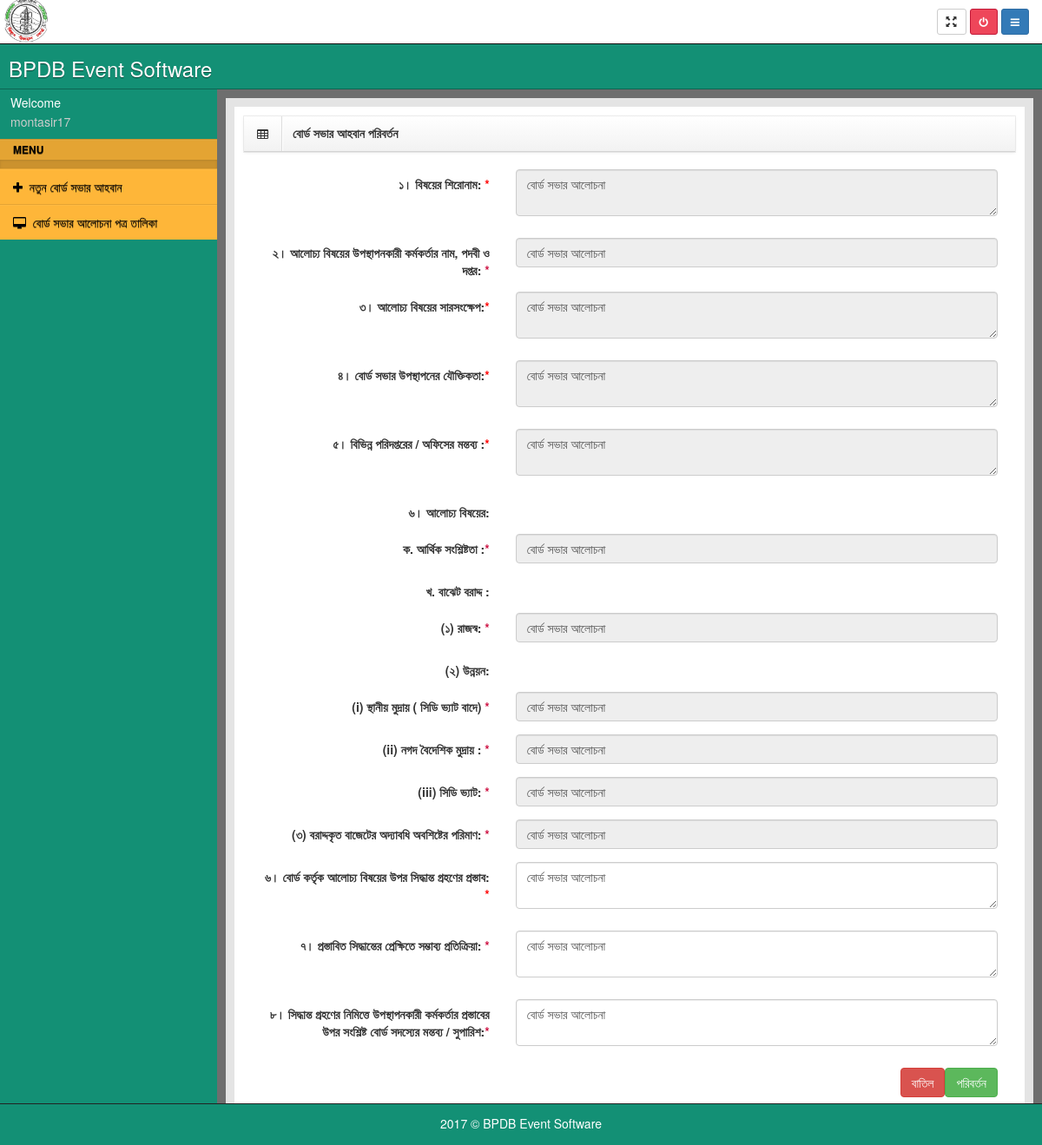
/index.php?page=edit_app&id=2 (signed in), run on the app's committed database.
### tables this page shows
CREATE TABLE `application` (
  `id` int(11) NOT NULL,
  `user_id` int(11) DEFAULT NULL,
  `m_id` int(11) DEFAULT '0',
  `subject` text,
  `profile` varchar(255) DEFAULT NULL,
  `summary` text,
  `prove` text,
  `pcomment` text,
  `money` varchar(255) DEFAULT NULL,
  `raj` varchar(255) DEFAULT NULL,
  `currency` varchar(255) DEFAULT NULL,
  `usd` varchar(255) DEFAULT NULL,
  `vat` varchar(255) DEFAULT NULL,
  `budget` varchar(255) DEFAULT NULL,
  `apply` text,
  `reaction` text,
  `bcomment` text,
  `modified` int(11) DEFAULT NULL,
  `created` int(11) DEFAULT NULL
);

### view/edit_app.php (the view, shortened to what this page needs)
<div id="content">
                    <div class="outer">
                        <div class="inner bg-light lter">
<?php if($_GET['id']!=''){
						$stmt3 = $db->prepare('SELECT * FROM application where id= :com_ && user_id=:user_id ');
						$stmt3->execute(array(':com_' => $_GET['id'],':user_id'=> $_SESSION['user_id']));
						$stmt3->setFetchMode(PDO::FETCH_ASSOC);
						$row3 = $stmt3->fetch();
						?>
						<div class="box">
							<header>
								<div class="icons"><i class="fa fa-table"></i></div>
								<h5>বোর্ড সভার আহবান পরিবর্তন</h5>
							</header>
						<div class="col-md-12" style="padding:20px;">
								<form class="form-horizontal" method="post" action="" name="form" enctype="multipart/form-data">
										<div class="form-group">
												<label class="col-md-4 control-label" for="detail">১। বিষয়ের শিরোনাম: <span style="color:#F00;">*</span></label>
												  <div class="col-md-8">
													<p><textarea name="subject" id="editorial" class="form-control" readonly><?php echo $row3['subject'];?></textarea></p>
												  </div>
											  </div>
										<div class="form-group">
											<label class="col-md-4 control-label" for="event_id">২। আলোচ্য বিষয়ের উপস্থাপনকারী কর্মকর্তার নাম, পদবী ও দপ্তর: <span style="color:#CD1142;">*</span></label>
											<div class="col-md-8">
											<input id="title" name="profile" type="text"  class="form-control input-md" required value="<?php echo $row3['profile'];?>" readonly>
											</div>
										</div>
										<div class="form-group">
												<label class="col-md-4 control-label" for="detail">৩। আলোচ্য বিষয়ের সারসংক্ষেপ:<span style="color:#F00;">*</span></label>
												  <div class="col-md-8">
													<p><textarea name="summary" id="editorial" class="form-control" readonly><?php echo $row3['summary'];?></textarea></p>
												  </div>
											  </div>
										<div class="form-group">
												<label class="col-md-4 control-label" for="detail">৪। বোর্ড সভার উপস্থাপনের যৌক্তিকতা:<span style="color:#F00;">*</span></label>
												  <div class="col-md-8">
													<p><textarea name="prove" id="editorial" class="form-control" readonly><?php echo $row3['prove'];?></textarea></p>
												  </div>
											  </div>
										<div class="form-group">
												<label class="col-md-4 control-label" for="detail">৫। বিভিন্ন পরিদপ্তরের / অফিসের মন্তব্য :<span style="color:#F00;">*</span></label>
												  <div class="col-md-8">
													<p><textarea name="pcomment" id="editorial" class="form-control" readonly><?php echo $row3['pcomment'];?></textarea></p>
												  </div>
											  </div>
										<div class="form-group">
											<label class="col-md-4 control-label" for="event_id">৬। আলোচ্য বিষয়ের: </label>
											<div class="col-md-8"></div>
										</div>
										<div class="form-group">
											<label class="col-md-4 control-label" for="event_id">ক. আর্থিক সংশ্লিষ্টতা :<span style="color:#CD1142;">*</span>
											</label>
											<div class="col-md-8">
											<input id="title" name="money" type="text"  class="form-control input-md" required value="<?php echo $row3['money'];?>" readonly>
											</div>
										</div>
										<div class="form-group">
											<label class="col-md-4 control-label" for="event_id">খ. বাঝেট বরাদ্দ : </label>
											<div class="col-md-8"></div>
										</div>
										<div class="form-group">
											<label class="col-md-4 control-label" for="event_id">(১) রাজস্ব:  <span style="color:#CD1142;">*</span></label>
											<div class="col-md-8">
											<input id="title" name="raj" type="text"  class="form-control input-md" required value="<?php echo $row3['raj'];?>" readonly>
											</div>
										</div>
										<div class="form-group">
											<label class="col-md-4 control-label" for="event_id">(২) উন্নয়ন:  </label>
											<div class="col-md-8"></div>
										</div>
										<div class="form-group">
											<label class="col-md-4 control-label" for="event_id">(i) স্থানীয় মুদ্রায় ( সিডি ভ্যাট বাদে) <span style="color:#CD1142;">*</span></label>
											<div class="col-md-8">
											<input id="title" name="currency" type="text"  class="form-control input-md" required value="<?php echo $row3['currency'];?>" readonly>
											</div>
										</div>
										<div class="form-group">
											<label class="col-md-4 control-label" for="event_id">(ii) নগদ বৈদেশিক মুদ্রায় : <span style="color:#CD1142;">*</span></label>
											<div class="col-md-8">
											<input id="title" name="usd" type="text"  class="form-control input-md" required value="<?php echo $row3['usd'];?>" readonly>
											</div>
										</div>
										<div class="form-group">
											<label class="col-md-4 control-label" for="event_id">(iii) সিডি ভ্যাট: <span style="color:#CD1142;">*</span></label>
											<div class="col-md-8">
											<input id="title" name="vat" type="text"  class="form-control input-md" required value="<?php echo $row3['vat'];?>" readonly>
											</div>
										</div>
										<div class="form-group">
											<label class="col-md-4 control-label" for="event_id">(৩) বরাদ্দকৃত বাজেটের অদ্যাবধি অবশিষ্টের পরিমাণ:  <span style="color:#CD1142;">*</span></label>
											<div class="col-md-8">
											<input id="title" name="budget" type="text"  class="form-control input-md" required value="<?php echo $row3['budget'];?>" readonly>
											</div>
										</div>
										<div class="form-group">
												<label class="col-md-4 control-label" for="detail" > ৬। বোর্ড কর্তৃক আলোচ্য বিষয়ের উপর  সিদ্ধান্ত গ্রহণের প্রস্তাব: <span style="color:#F00;">*</span></label>
												  <div class="col-md-8">
													<p><textarea name="apply" id="editorial" class="form-control" ><?php echo $row3['apply'];?></textarea></p>
												  </div>
											  </div>
										<div class="form-group">
											<label class="col-md-4 control-label" for="event_id">৭। প্রস্তাবিত সিদ্ধান্তের প্রেক্ষিতে সম্ভাব্য প্রতিক্রিয়া: <span style="color:#CD1142;">*</span></label>
											<div class="col-md-8">
											<p><textarea name="reaction" id="editorial" class="form-control" ><?php echo $row3['reaction'];?></textarea></p>
											</div>
										</div>
										<div class="form-group">
											<label class="col-md-4 control-label" for="event_id">৮। সিদ্ধান্ত গ্রহণের নিমিত্তে উপস্থাপনকারী কর্মকর্তার প্রস্তাবের উপর সংশ্লিষ্ট বোর্ড সদস্যের মন্তব্য / সুপারিশ:<span style="color:#CD1142;">*</span></label>
											<div class="col-md-8">
											<p><textarea name="bcomment" id="editorial" class="form-control" ><?php echo $row3['bcomment'];?></textarea></p>
											</div>
										</div>
										<div class="form-group">
												  <div class="col-md-12" align="right">
													<a href="index.php?page=user_list"><input type="button" name="cancel" align="right pull-right" value="বাতিল" class="btn btn-danger btnw"/></a>
												 <button type="submit"  name="update" value="content" class="btn btn-md btn-success pull-right btnw">পরিবর্তন</button>
												  </div>
											  </div>
								</form>
								</div>
								</div>
<?  } ?>
</div>
						</div>
            </div>

### assets/css/main.css (style rules this page uses)
body { transition: all 0.3s ease-in-out; }
html { position: relative; min-height: 100%; }
@media (min-width: 768px) { #content { transition: all 0.3s ease-in-out; overflow: hidden; } }
#content { transition: width 0.4s; }
.outer { padding: 10px; background-color: #6e6e6e; }
.outer:before, .outer:after { content: " "; display: table; }
.outer:after { clear: both; }
.inner { position: relative; min-height: 1px; padding-right: 10px; padding-left: 10px; background: #fff; border: 10px solid #e4e4e4; }
@media (min-width: 768px) { .inner { float: left; width: 100%; } }
.box { margin: 10px auto; display: block; position: relative; border: 1px solid #efefef; }
.box header { background-image: linear-gradient(to bottom, #fff 0%, #f2f2f2 100%); background-repeat: repeat-x; filter: progid:DXImageTransform.Microsoft.gradient(startColorstr='#ffffffff', endColorstr='#fff2f2f2', GradientType=0); border-bottom: 1px solid #d4d4d4; box-shadow: 0 1px 4px rgba(0, 0, 0, 0.065); }
.box header:before, .box header:after { content: " "; display: table; }
.box header:after { clear: both; }
.box header .icons, .box header h5, .box header .toolbar { position: relative; min-height: 1px; float: left; padding: 0; margin: 0; display: block; }
.box header .icons { padding: 10px 15px; border-right: 1px solid #ddd; box-shadow: 1px 0px 0px #fff; }
.box header h5 { padding: 12px; font-weight: bold; }
.bg-light { background-color: #eee; color: #333 !important; }
.bg-light.lter, .bg-light > .lter { background-color: #ffffff !important; }

### data on the page
application: subject "বোর্ড সভার আলোচনা", profile "বোর্ড সভার আলোচনা", summary "বোর্ড সভার আলোচনা", prove "বোর্ড সভার আলোচনা", pcomment "বোর্ড সভার আলোচনা", money "বোর্ড সভার আলোচনা", raj "বোর্ড সভার আলোচনা", currency "বোর্ড সভার আলোচনা", usd "বোর্ড সভার আলোচনা", vat "বোর্ড সভার আলোচনা", budget "বোর্ড সভার আলোচনা", apply "বোর্ড সভার আলোচনা", reaction "বোর্ড সভার আলোচনা", bcomment "বোর্ড সভার আলোচনা"

### other printed values
Projecet_NAME "BPDB Event Software"
$_SESSION['user_name'] "montasir17"
